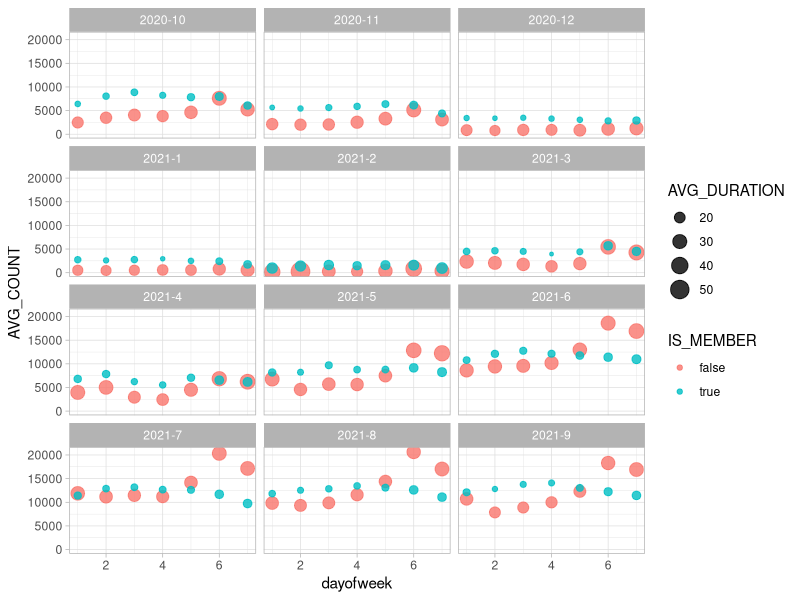
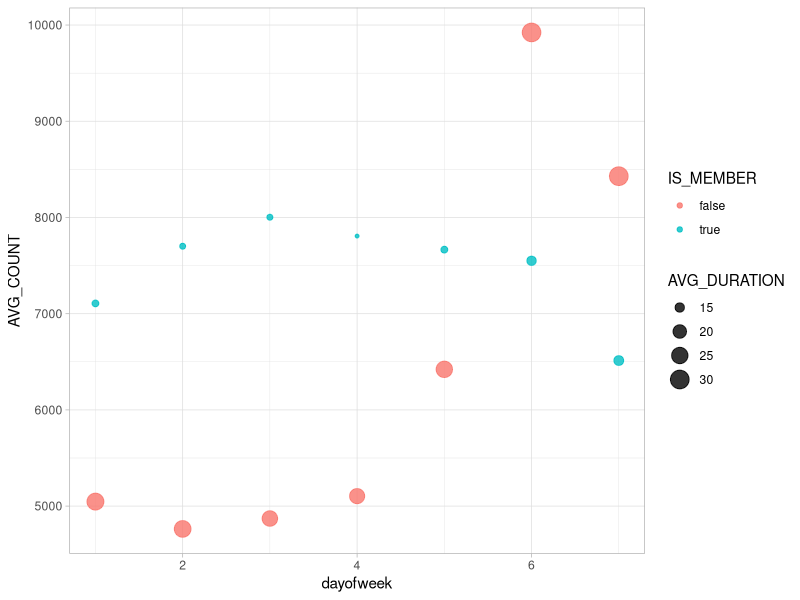
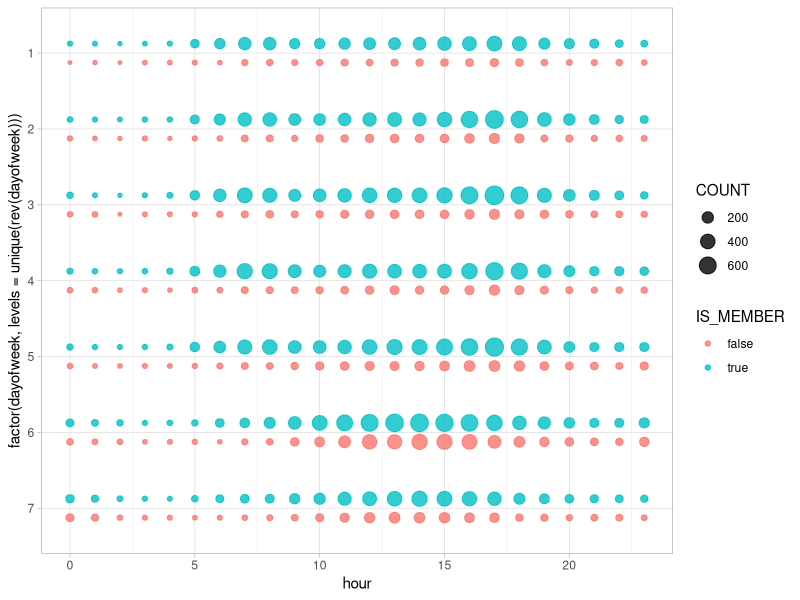
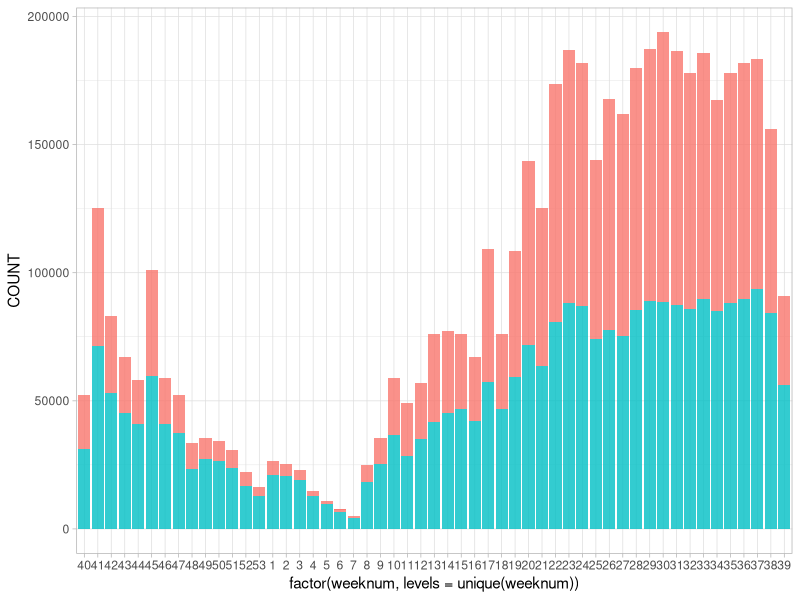
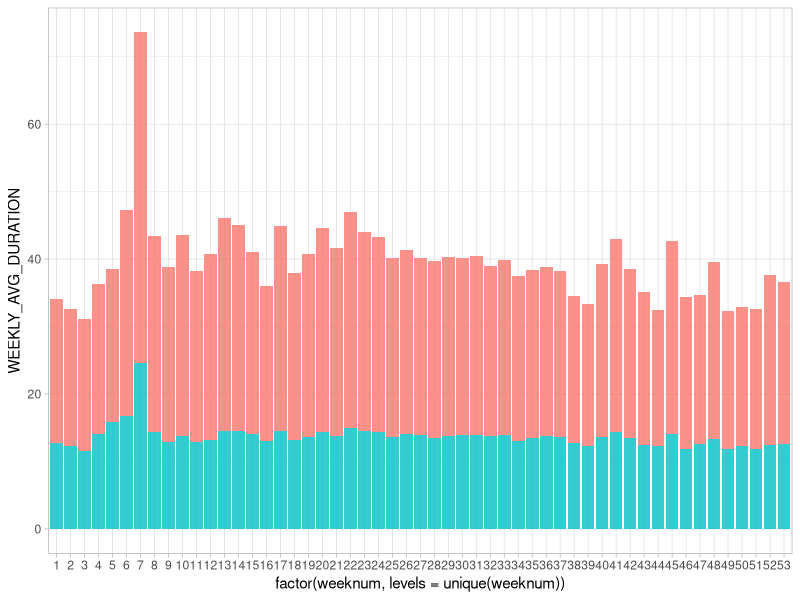
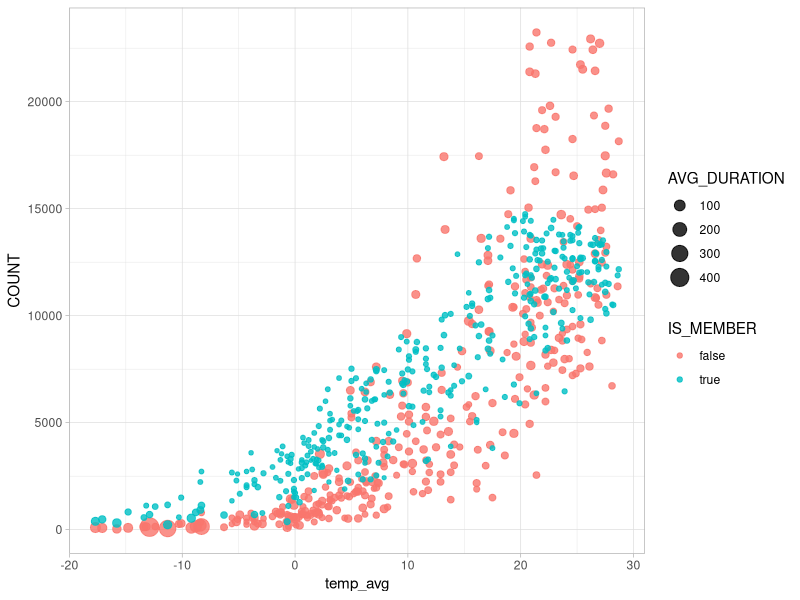
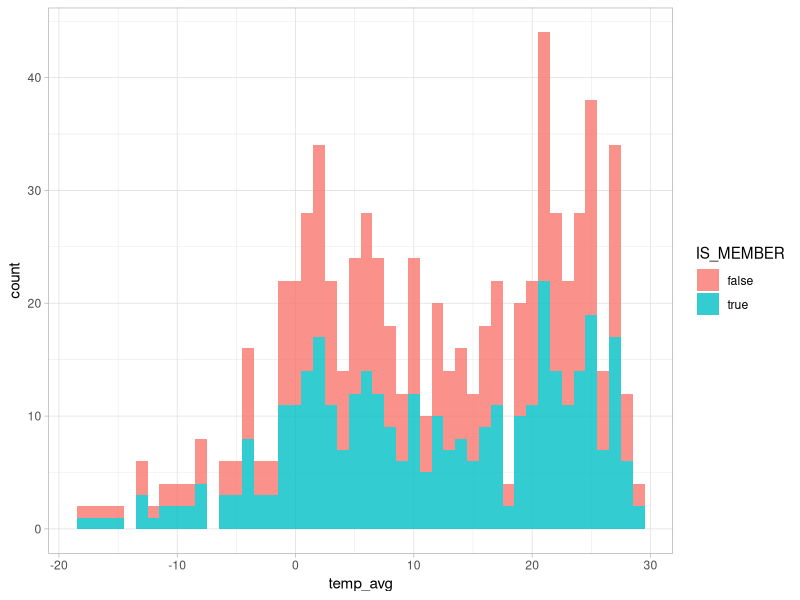
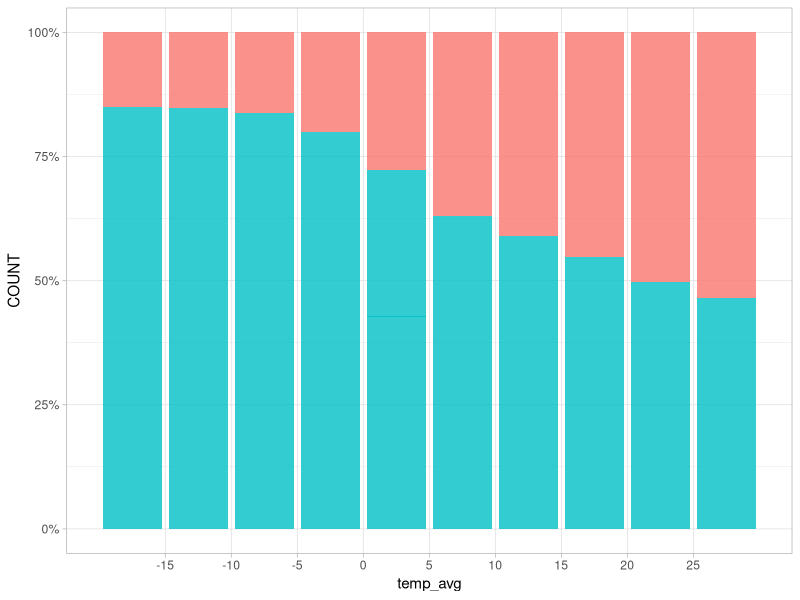

Source code (R) for these figures, in order:
## ---- chunk 1
knitr::opts_chunk$set(echo = FALSE, warning = TRUE, message = FALSE)
install.packages("ggplot2", repos = "http://cran.us.r-project.org")
library(ggplot2)
library(dplyr)
theme_set(theme_light())
## ---- chunk 2
agg_daily_computed_weekdays <- read.csv("agg_daily_computed_weekdays.csv")
head(agg_daily_computed_weekdays, n = 2)
## ---- chunk 3
agg_daily <- read.csv("agg_daily_duration_count.csv")
head(agg_daily, n = 2)
## ---- chunk 4
agg_daily <- read.csv("agg_daily_duration_count.csv")
head(agg_daily, n = 2)
## ---- chunk 5
agg_hourly <- read.csv("agg_hourly_status.csv")
head(agg_hourly, n = 2)
## ---- chunk 6
agg_summarized <- agg_daily %>%
  group_by(YEAR_MONTH, DAYOFWEEK, IS_MEMBER) %>%
  summarize(MEAN_DURATION = mean(AVG_DURATION), MEAN_COUNT = mean(COUNT))
head(agg_summarized, n = 2)
## ---- chunk 7
plot <- agg_daily_computed_weekdays %>%
  group_by(year_month, dayofweek, IS_MEMBER) %>%
  summarize(AVG_COUNT = mean(COUNT), AVG_DURATION = mean(AVG_DURATION))

head(plot, n = 2)

plot %>%
  ggplot(aes(x = dayofweek, y = AVG_COUNT, color = IS_MEMBER, size = AVG_DURATION)) +
  geom_point(alpha = 0.8) +
  facet_wrap(~year_month, ncol = 3)
## ---- chunk 8
plot <- agg_daily_computed_weekdays %>%
  group_by(dayofweek, IS_MEMBER) %>%
  summarize(AVG_COUNT = mean(COUNT), AVG_DURATION = mean(AVG_DURATION))

head(plot, n = 2)

plot %>%
  ggplot(aes(x = dayofweek, y = AVG_COUNT, color = IS_MEMBER, size = AVG_DURATION)) +
  geom_point(alpha = 0.8)
# theme(legend.position = "none")
## ---- chunk 9
agg_hourly %>%
  ggplot(aes(
    x = hour,
    y = factor(dayofweek, levels = unique(rev(dayofweek))),
    color = IS_MEMBER, size = COUNT
  )) +
  # scale_color_brewer(palette = "Pastel1") +
  geom_point(position = position_dodge(width = 0.5), alpha = 0.8)
## ---- chunk 10
head(agg_daily_computed_weekdays, n = 2)

agg_daily_computed_weekdays %>%
  ggplot(aes(
    x = factor(weeknum, levels = unique(weeknum)),
    y = COUNT,
    fill = IS_MEMBER
  )) +
  geom_bar(stat = "identity", alpha = 0.8) +
  theme(legend.position = "none")
## ---- chunk 11
# y = factor(weeknum, levels = unique(rev(weeknum)))
agg_daily_computed_weekdays %>%
  # select(-STDDEV_DURATION, -MIN_DURATION, -MAX_DURATION) %>%
  group_by(weeknum, IS_MEMBER) %>%
  summarize(WEEKLY_AVG_DURATION = mean(AVG_DURATION)) %>%
  ggplot(aes(
    x = factor(weeknum, levels = unique(weeknum)),
    y = WEEKLY_AVG_DURATION,
    fill = IS_MEMBER
  )) +
  geom_bar(stat = "identity", alpha = 0.8) +
  theme(legend.position = "none")
## ---- chunk 12
weather <- read.csv("agg-daily-trips-weather.csv")
weather %>%
  select(-wind_2min_peak, -temp_min, -temp_max) %>%
  head(n = 2)
## ---- chunk 13

ggplot(data = weather, aes(x = temp_avg, y = COUNT, color = IS_MEMBER, size = AVG_DURATION)) +
  geom_point(alpha = 0.8)
## ---- chunk 14
ggplot(data = weather, aes(x = temp_avg, fill = IS_MEMBER, size = AVG_DURATION)) +
  geom_histogram(binwidth = 1, alpha = 0.8)
## ---- chunk 15
weather %>%
  ggplot(aes(x = temp_avg, y = COUNT, fill = IS_MEMBER, size = AVG_DURATION)) +
  geom_col(position = "fill", alpha = 0.8) +
  scale_x_binned() +
  scale_y_continuous(labels = scales::percent) +
  theme(legend.position = "none")
## ---- chunk 16
weather %>%
  filter(rain <= 20) %>%
  ggplot(aes(x = rain, fill = IS_MEMBER, size = AVG_DURATION)) +
  # scale_fill_brewer(palette = "Pastel1") +
  geom_histogram(binwidth = 1, alpha = 0.8)
## ---- chunk 17
weather %>%
  filter(rain <= 20) %>%
  ggplot(aes(x = rain, y = COUNT, fill = IS_MEMBER, size = AVG_DURATION)) +
  geom_col(position = "fill", alpha = 0.8) +
  scale_x_binned() +
  scale_y_continuous(labels = scales::percent) +
  # scale_fill_brewer(palette = "Pastel1") +
  theme(legend.position = "none")
## ---- chunk 18
weather %>%
  filter(wind_avg <= 10) %>%
  ggplot(aes(x = wind_avg, y = COUNT, fill = IS_MEMBER, size = AVG_DURATION)) +
  geom_col(alpha = 0.8) +
  # scale_fill_brewer(palette = "Pastel1") +
  scale_x_binned()
## ---- chunk 19
weather %>%
  filter(wind_avg <= 10) %>%
  ggplot(aes(x = wind_avg, y = COUNT, fill = IS_MEMBER, size = AVG_DURATION)) +
  geom_col(position = "fill", alpha = 0.8) +
  scale_x_binned() +
  # scale_fill_brewer(palette = "Pastel1") +
  scale_y_continuous(labels = scales::percent) +
  theme(legend.position = "none")
